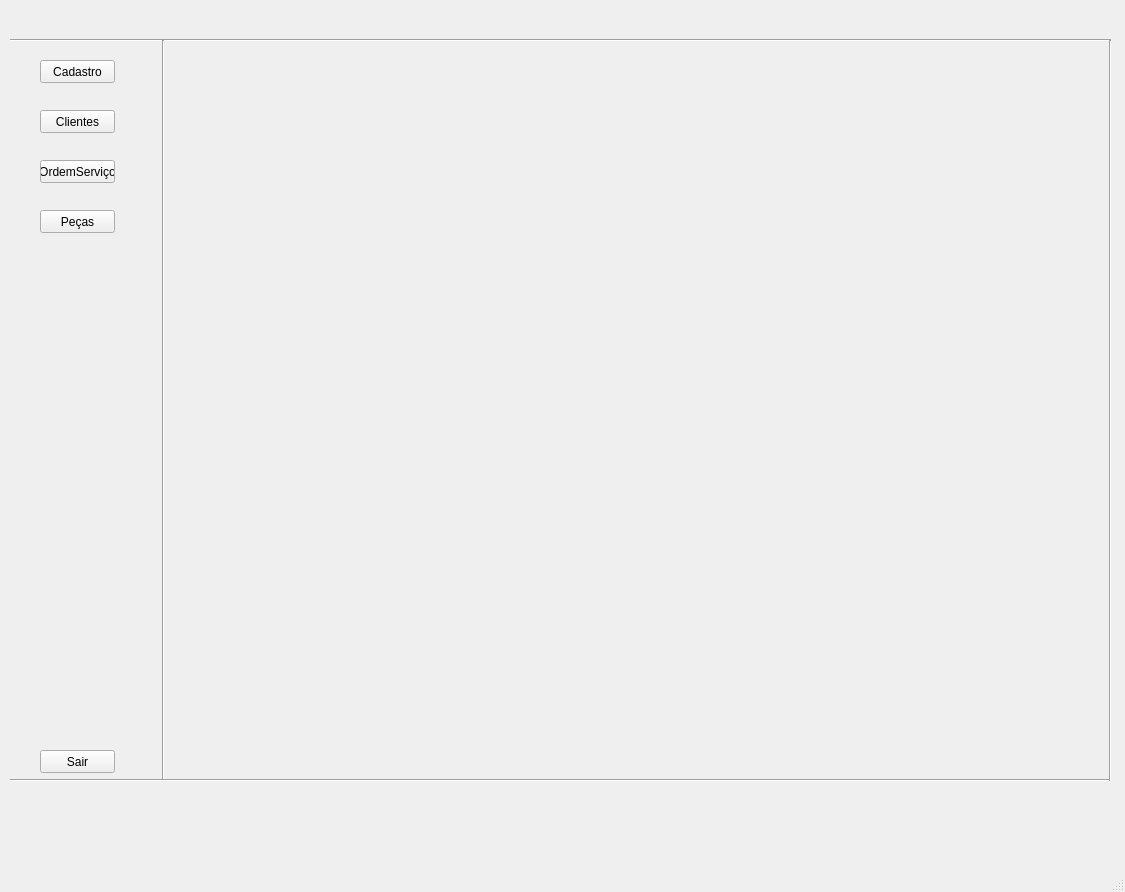
<?xml version="1.0" encoding="UTF-8"?>
<ui version="4.0">
 <class>MainWindow</class>
 <widget class="QMainWindow" name="MainWindow">
  <property name="geometry">
   <rect>
    <x>0</x>
    <y>0</y>
    <width>1125</width>
    <height>892</height>
   </rect>
  </property>
  <property name="windowTitle">
   <string>MainWindow</string>
  </property>
  <widget class="QWidget" name="centralwidget">
   <widget class="Line" name="line">
    <property name="geometry">
     <rect>
      <x>10</x>
      <y>30</y>
      <width>1101</width>
      <height>20</height>
     </rect>
    </property>
    <property name="orientation">
     <enum>Qt::Horizontal</enum>
    </property>
   </widget>
   <widget class="Line" name="line_2">
    <property name="geometry">
     <rect>
      <x>153</x>
      <y>40</y>
      <width>20</width>
      <height>741</height>
     </rect>
    </property>
    <property name="orientation">
     <enum>Qt::Vertical</enum>
    </property>
   </widget>
   <widget class="QPushButton" name="pushButton">
    <property name="geometry">
     <rect>
      <x>40</x>
      <y>60</y>
      <width>75</width>
      <height>23</height>
     </rect>
    </property>
    <property name="text">
     <string>Cadastro</string>
    </property>
   </widget>
   <widget class="QPushButton" name="pushButton_2">
    <property name="geometry">
     <rect>
      <x>40</x>
      <y>110</y>
      <width>75</width>
      <height>23</height>
     </rect>
    </property>
    <property name="text">
     <string>Clientes</string>
    </property>
   </widget>
   <widget class="QPushButton" name="pushButton_3">
    <property name="geometry">
     <rect>
      <x>40</x>
      <y>160</y>
      <width>75</width>
      <height>23</height>
     </rect>
    </property>
    <property name="text">
     <string>OrdemServiço</string>
    </property>
   </widget>
   <widget class="QPushButton" name="pushButton_4">
    <property name="geometry">
     <rect>
      <x>40</x>
      <y>210</y>
      <width>75</width>
      <height>23</height>
     </rect>
    </property>
    <property name="text">
     <string>Peças</string>
    </property>
   </widget>
   <widget class="QPushButton" name="pushButton_5">
    <property name="geometry">
     <rect>
      <x>40</x>
      <y>750</y>
      <width>75</width>
      <height>23</height>
     </rect>
    </property>
    <property name="text">
     <string>Sair</string>
    </property>
   </widget>
   <widget class="Line" name="line_3">
    <property name="geometry">
     <rect>
      <x>10</x>
      <y>770</y>
      <width>1101</width>
      <height>20</height>
     </rect>
    </property>
    <property name="orientation">
     <enum>Qt::Horizontal</enum>
    </property>
   </widget>
   <widget class="Line" name="line_4">
    <property name="geometry">
     <rect>
      <x>1100</x>
      <y>40</y>
      <width>20</width>
      <height>741</height>
     </rect>
    </property>
    <property name="orientation">
     <enum>Qt::Vertical</enum>
    </property>
   </widget>
  </widget>
  <widget class="QMenuBar" name="menubar">
   <property name="geometry">
    <rect>
     <x>0</x>
     <y>0</y>
     <width>1125</width>
     <height>21</height>
    </rect>
   </property>
  </widget>
  <widget class="QStatusBar" name="statusbar"/>
 </widget>
 <resources/>
 <connections/>
</ui>
